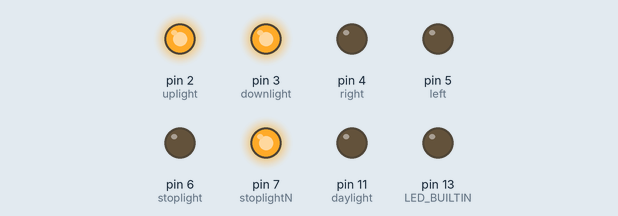
The sketch below on a simulated Arduino Uno, built with avr-gcc and run on an emulated ATmega328P. Parts: output pins drawn as LEDs (lit = HIGH). What the sketch prints to the serial monitor is not drawn.

Above: at 0.2 s.
At 2.6 s:
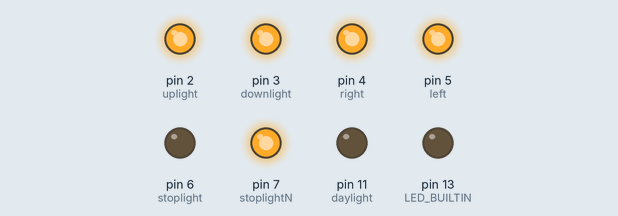
Timing chart, 0 to 3.0 s (numbered marks = the images above):
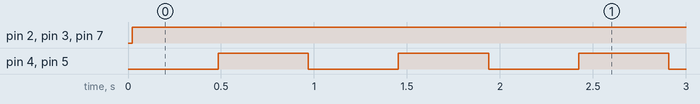

The sketch:

TurnSignalLightController_hella_v0.3.ino
```cpp
// 2020-04-22 ~ v0.3

#define GetTickCount millis

#define BLINK_DELAY_MILLISECONDS 450UL
#define daylight 11
#define uplight 2
#define downlight 3
#define right 4
#define left 5
#define stoplight 6
#define stoplightN 7
#define inside 8
#define door 9

static uint8_t TurnSigBlinkModeStatFlag;

uint8_t CheckValidLampControlCommand(const uint8_t _In_LampCtrlCmd)
{
    //
    //
    return ((_In_LampCtrlCmd >> 7U) & 1U);
}
uint8_t CheckEnabledTurnSignalLamp(const uint8_t _In_LampCtrlCmd)
{
    //
    //
    return ((_In_LampCtrlCmd >> 1U) & 3U);
}
uint8_t CheckEnabledHeadLamp(const uint8_t _In_LampCtrlCmd)
{
    //
    //
    return ((_In_LampCtrlCmd >> 5U) & 3U);
}
uint8_t CheckEnabledBrakeLamp(const uint8_t _In_LampCtrlCmd)
{
    //
    //
    return ((_In_LampCtrlCmd >> 3U) & 3U);
}
uint8_t CheckEnabledBackupLamp(const uint8_t _In_LampCtrlCmd)
{
    //
    //
    return ((_In_LampCtrlCmd >> 3U) & 3U);
}

uint8_t ReadLampConrtolCommand(void)
{
    //
    static uint8_t LampCtrlCmd;
    //
    if (Serial.available() > 0U)
    {
        //
        LampCtrlCmd = Serial.read();

        //
        Serial.flush();
    }

    //
    if (CheckValidLampControlCommand(LampCtrlCmd) == 0U)
    {
        //
        LampCtrlCmd = 0x8EU;
        // LampCtrlCmd = 0x80U;
    }

    //
    //
    return LampCtrlCmd;
}

void ExecuteDaytimeRunningLampControlFunction(const uint8_t _In_CtrlFlag) //데이라이트
{
    //
    if (_In_CtrlFlag == 0U)
    {
        //
        digitalWrite(daylight, HIGH);
    }
    else
    {
        //
        digitalWrite(daylight, LOW);
    }
}
void ExecuteClearanceLampControlFunction(const uint8_t _In_CtrlFlag) //미등
{
    //
    if (_In_CtrlFlag == 0U)
    {
        //
        digitalWrite(stoplightN, HIGH);
    }
    else
    {
        //
        digitalWrite(stoplightN, LOW);
    }
}
void ExecuteTurnSignalBlinkControlFunction(const uint8_t _In_CtrlFlag)
{
    //
    const uint32_t CurrTickCnt = GetTickCount();
    static uint32_t TurnSigBlinkStartTimeTickCntMilliSec;

    //
    if (((_In_CtrlFlag >> 1U) & 1U) == 0U && ((_In_CtrlFlag >> 2U) & 1U) == 0U)
    {
        TurnSigBlinkStartTimeTickCntMilliSec = 0UL;
        TurnSigBlinkModeStatFlag = 0x00U;
    }
    else
    {
        //
        if (TurnSigBlinkStartTimeTickCntMilliSec == 0UL)
        {
            TurnSigBlinkStartTimeTickCntMilliSec = CurrTickCnt;
        }

        //
        if (CurrTickCnt >= (TurnSigBlinkStartTimeTickCntMilliSec + BLINK_DELAY_MILLISECONDS))
        {
            if (TurnSigBlinkModeStatFlag == 0x00U)
            {
                TurnSigBlinkModeStatFlag = 0xFFU;
            }
            else
            {
                TurnSigBlinkModeStatFlag = 0x00U;
            }

            //
            TurnSigBlinkStartTimeTickCntMilliSec = 0UL;
        }
    }
}
void ExecuteTurnSignalLampLeftControlFunction(const uint8_t _In_CtrlFlag) //좌 방향
{
    //
    if (_In_CtrlFlag == 0U)
    {
        //
        digitalWrite(left, HIGH); //방향등 끔
    }
    else
    {
        //
        if (TurnSigBlinkModeStatFlag == 0UL)
        {
            //
            digitalWrite(left, LOW); //방향등 끔
        }
        else
        {
            //
            digitalWrite(left, HIGH); //방향등 켬
        }
    }
}
void ExecuteTurnSignalLampRightControlFunction(const uint8_t _In_CtrlFlag) //우 방향
{
    //
    if (_In_CtrlFlag == 0U)
    {
        //
        digitalWrite(right, HIGH); //방향등 끔
    }
    else
    {
        //
        if (TurnSigBlinkModeStatFlag == 0UL)
        {
            //
            digitalWrite(right, LOW); //방향등 끔
        }
        else
        {
            //
            digitalWrite(right, HIGH); //방향등 켬
        }
    }
}
void ExecuteHeadLampControlFunction(const uint8_t _In_CtrlFlag) //상, 하향등
{
    //
    if (_In_CtrlFlag == 2U)
    {
        //
        digitalWrite(downlight, LOW);
        digitalWrite(uplight, HIGH);
    }
    else if (_In_CtrlFlag == 3U)
    {
        //
        digitalWrite(downlight, LOW);
        digitalWrite(uplight, LOW);
    }
    else
    {
        digitalWrite(downlight, HIGH);
        digitalWrite(uplight, HIGH);
    }
}
void ExecuteBrakeLampControlFunction(const uint8_t _In_CtrlFlag) //정지등
{
    //
    if (_In_CtrlFlag == 0U)
    {
        //
        digitalWrite(stoplight, HIGH);
    }
    else
    {
        //
        digitalWrite(stoplight, LOW);
    }
}
void doorchack()
{
    if (digitalRead(door) == HIGH)
        Serial.println("1");
    else
        Serial.println("0");
}

void setup()
{
    //
    pinMode(LED_BUILTIN, OUTPUT);
    pinMode(daylight, OUTPUT);
    pinMode(uplight, OUTPUT);
    pinMode(downlight, OUTPUT);
    pinMode(right, OUTPUT);
    pinMode(left, OUTPUT);
    pinMode(stoplight, OUTPUT);
    pinMode(stoplightN, OUTPUT);

    pinMode(door, INPUT_PULLUP);
    Serial.begin(9600UL);

    // for (;;)
    // {
    // 	//
    // 	ExecuteWelcomeCelemonyFunction();
    // }
    Serial.println("chack_setup");
}

void loop()
{
    //
    static uint32_t LastFuncExecTickCnt;
    //
    const uint32_t CurrTickCnt = GetTickCount();

    //
    if (CurrTickCnt >= (LastFuncExecTickCnt + 22UL))
    {
        //
        const uint8_t LampCtrlCmd = ReadLampConrtolCommand();
        //
        if (CheckValidLampControlCommand(LampCtrlCmd) != 0U) //맨앞자리(|000 0000) 확인해서 램프컨트롤 모드인지 확인
        {
            //
            // 미등 램프 제어 부분
            //
            if (CheckEnabledHeadLamp(LampCtrlCmd) != 0U)
            {
                //
                ExecuteDaytimeRunningLampControlFunction(0U);
                ExecuteClearanceLampControlFunction(1U);
            }
            else
            {
                //
                ExecuteDaytimeRunningLampControlFunction(1U);
                ExecuteClearanceLampControlFunction(0U);
            }

            //
            // 턴 시그널 램프 제어 부분
            //
            //
            ExecuteTurnSignalBlinkControlFunction(LampCtrlCmd);
            //
            // if (CheckEnabledTurnSignalLamp(LampCtrlCmd) != 0U)
            {
                //왼쪽
                if (((LampCtrlCmd >> 1U) & 1U) != 0U)
                {
                    //
                    ExecuteTurnSignalLampLeftControlFunction(1U);
                }
                else
                {
                    //
                    ExecuteTurnSignalLampLeftControlFunction(0U);
                }

                // 오른쪽
                if (((LampCtrlCmd >> 2U) & 1U) != 0U)
                {
                    //
                    ExecuteTurnSignalLampRightControlFunction(1U);
                }
                else
                {
                    //
                    ExecuteTurnSignalLampRightControlFunction(0U);
                }
            }

            //
            // 전조등 램프 제어 부분
            //
            if (CheckEnabledHeadLamp(LampCtrlCmd) != 0U) // -11- ---- 인지 판단
            {
                //
                ExecuteHeadLampControlFunction((LampCtrlCmd >> 5U) & 3U);
            }
            else
            {
                //
                ExecuteHeadLampControlFunction(0U);
            }

            //
            // 브레이크 램프 제어 부분
            //
            if (CheckEnabledBrakeLamp(LampCtrlCmd) != 0U)
            {
                //
                ExecuteBrakeLampControlFunction(1U);
            }
            else
            {
                //
                ExecuteBrakeLampControlFunction(0U);
            }
        }

        //
        LastFuncExecTickCnt = CurrTickCnt;
    }
}
```

Measured:
- by itself, pin 2 (uplight), pin 3 (downlight), pin 7 (stoplightN): LOW → HIGH at 0.02 s
- by itself, pin 4 (right), pin 5 (left): alternates HIGH for 0.48 s and LOW for 0.48 s
